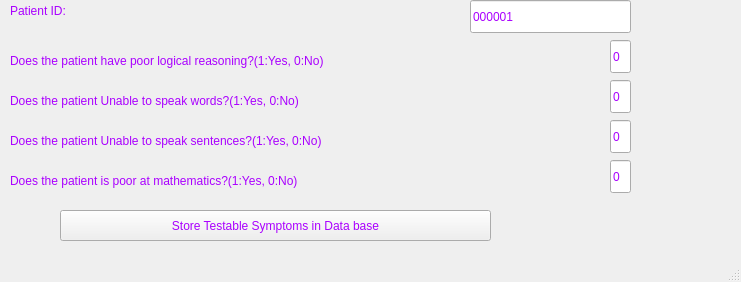
<?xml version="1.0" encoding="UTF-8"?>
<ui version="4.0">
 <class>MainWindow</class>
 <widget class="QMainWindow" name="MainWindow">
  <property name="geometry">
   <rect>
    <x>0</x>
    <y>0</y>
    <width>741</width>
    <height>282</height>
   </rect>
  </property>
  <property name="windowTitle">
   <string>Testable Symptoms</string>
  </property>
  <property name="styleSheet">
   <string notr="true">color: rgb(170, 0, 255);
font: 75 12pt &quot;MS Shell Dlg 2&quot;;</string>
  </property>
  <widget class="QWidget" name="centralwidget">
   <widget class="QPushButton" name="pushButton">
    <property name="geometry">
     <rect>
      <x>60</x>
      <y>210</y>
      <width>431</width>
      <height>31</height>
     </rect>
    </property>
    <property name="text">
     <string>Store Testable Symptoms in Data base</string>
    </property>
   </widget>
   <widget class="QLineEdit" name="lineEdit_3">
    <property name="geometry">
     <rect>
      <x>610</x>
      <y>40</y>
      <width>21</width>
      <height>33</height>
     </rect>
    </property>
    <property name="text">
     <string>0</string>
    </property>
   </widget>
   <widget class="QLineEdit" name="lineEdit_4">
    <property name="geometry">
     <rect>
      <x>610</x>
      <y>80</y>
      <width>21</width>
      <height>33</height>
     </rect>
    </property>
    <property name="text">
     <string>0</string>
    </property>
   </widget>
   <widget class="QLineEdit" name="lineEdit_5">
    <property name="geometry">
     <rect>
      <x>610</x>
      <y>120</y>
      <width>21</width>
      <height>33</height>
     </rect>
    </property>
    <property name="text">
     <string>0</string>
    </property>
   </widget>
   <widget class="QLineEdit" name="lineEdit_6">
    <property name="geometry">
     <rect>
      <x>610</x>
      <y>160</y>
      <width>21</width>
      <height>33</height>
     </rect>
    </property>
    <property name="text">
     <string>0</string>
    </property>
   </widget>
   <widget class="QLabel" name="label_3">
    <property name="geometry">
     <rect>
      <x>10</x>
      <y>50</y>
      <width>541</width>
      <height>21</height>
     </rect>
    </property>
    <property name="text">
     <string>Does the patient have poor logical reasoning?(1:Yes, 0:No)</string>
    </property>
   </widget>
   <widget class="QLabel" name="label_4">
    <property name="geometry">
     <rect>
      <x>10</x>
      <y>90</y>
      <width>521</width>
      <height>21</height>
     </rect>
    </property>
    <property name="text">
     <string>Does the patient Unable to speak words?(1:Yes, 0:No)</string>
    </property>
   </widget>
   <widget class="QLabel" name="label_5">
    <property name="geometry">
     <rect>
      <x>10</x>
      <y>170</y>
      <width>521</width>
      <height>21</height>
     </rect>
    </property>
    <property name="text">
     <string>Does the patient is poor at mathematics?(1:Yes, 0:No)</string>
    </property>
   </widget>
   <widget class="QLabel" name="label_6">
    <property name="geometry">
     <rect>
      <x>10</x>
      <y>130</y>
      <width>541</width>
      <height>21</height>
     </rect>
    </property>
    <property name="text">
     <string>Does the patient Unable to speak sentences?(1:Yes, 0:No)</string>
    </property>
   </widget>
   <widget class="QLineEdit" name="lineEdit_9">
    <property name="geometry">
     <rect>
      <x>470</x>
      <y>0</y>
      <width>161</width>
      <height>33</height>
     </rect>
    </property>
    <property name="text">
     <string>000001</string>
    </property>
   </widget>
   <widget class="QLabel" name="label_7">
    <property name="geometry">
     <rect>
      <x>10</x>
      <y>0</y>
      <width>131</width>
      <height>21</height>
     </rect>
    </property>
    <property name="text">
     <string>Patient ID:</string>
    </property>
   </widget>
  </widget>
  <widget class="QStatusBar" name="statusbar"/>
 </widget>
 <resources/>
 <connections/>
</ui>
